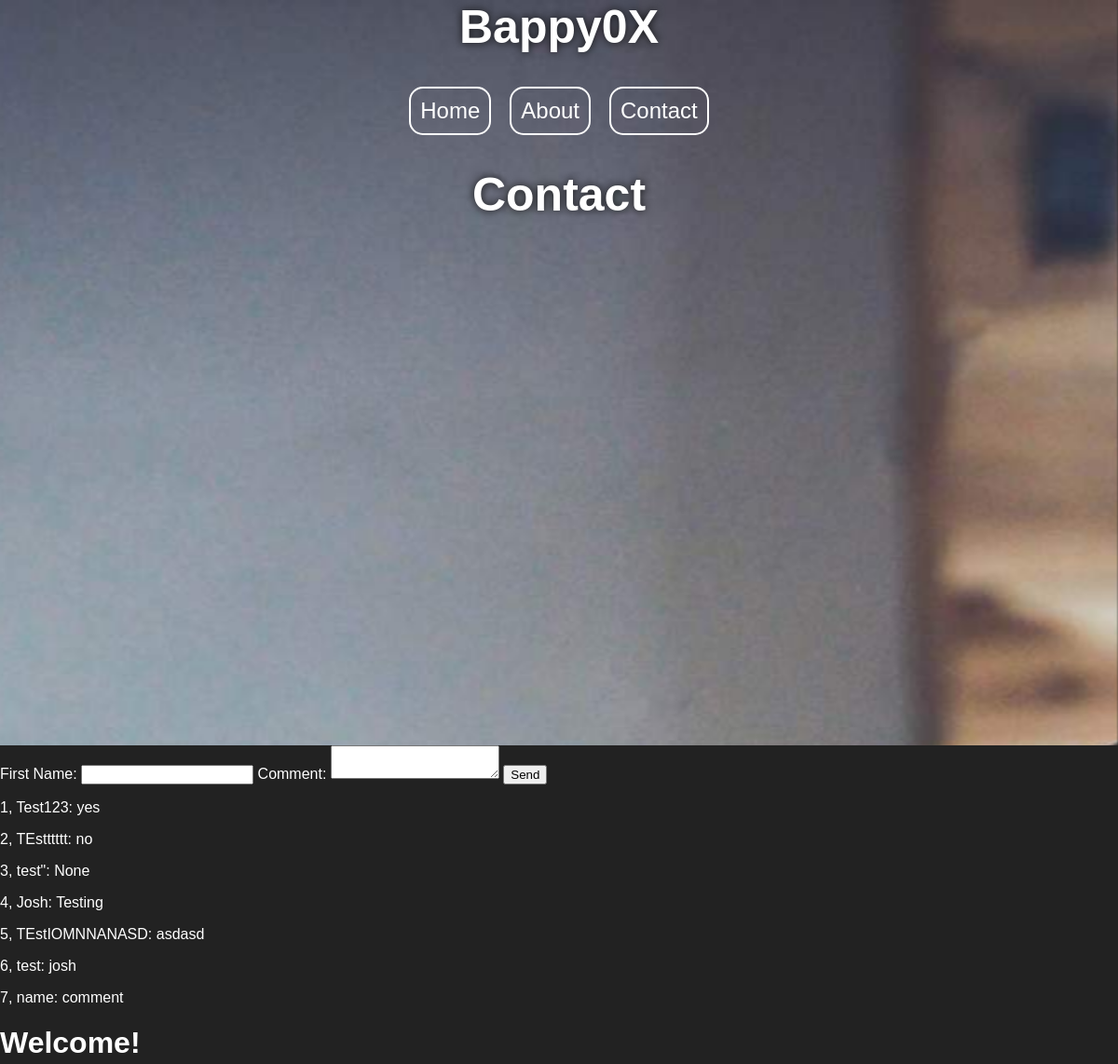
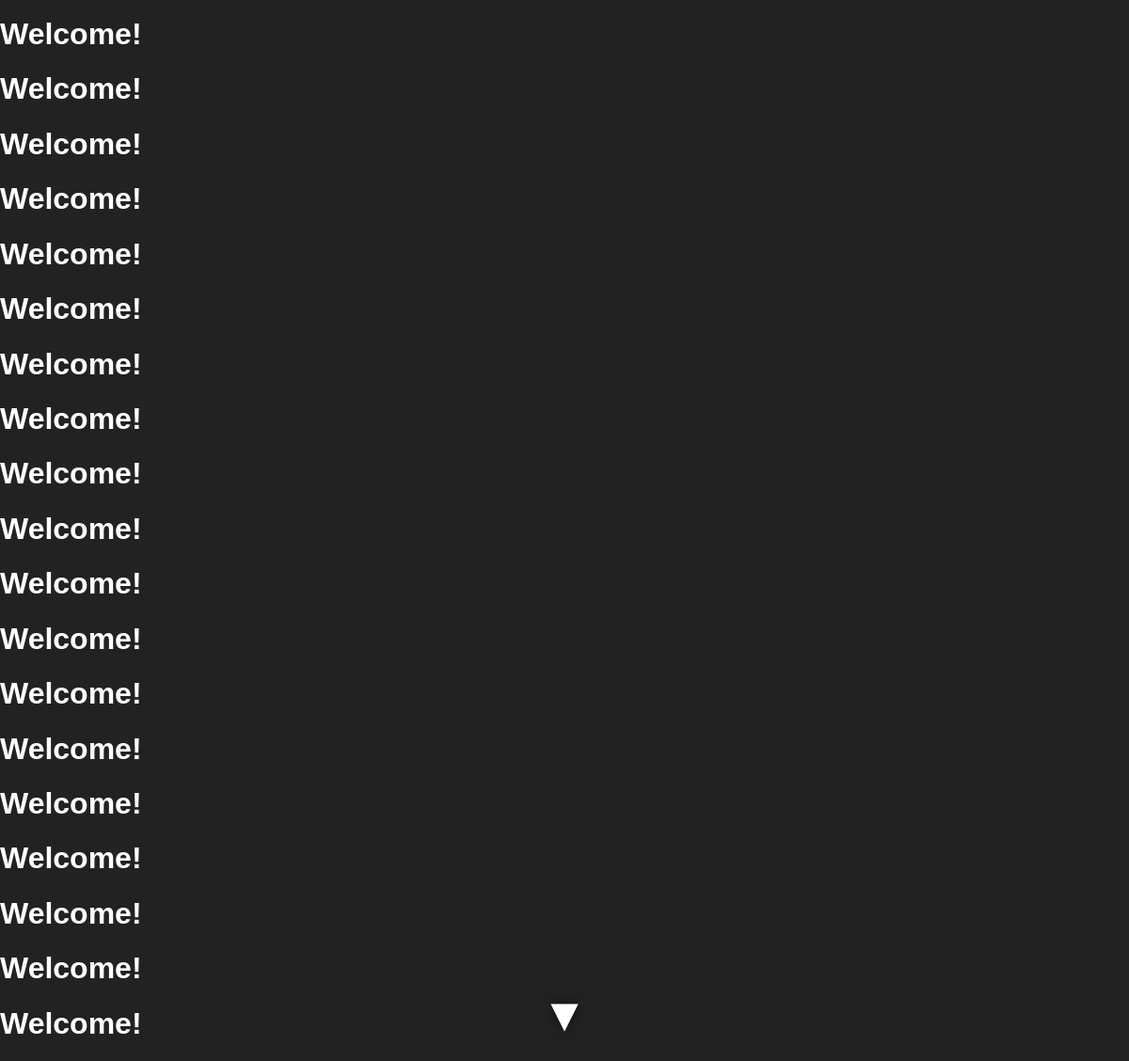
The app's page /contact with its own data (2 pictures, top to bottom).
### sql/models.py (models this page shows, shortened)
class comment(db.Model):
    id = db.Column(db.Integer, primary_key=True)
    name = db.Column(db.String(255))
    text = db.Column(db.String(255))
    def __repr__(self):
        return f"{self.id}, {self.name}: {self.text}"

### views.py (the view)
@main.route("/contact")
def contact():
    return render_template("pages/contact.html", parallax=True, contacts=comment.query.all())

### templates/pages/contact.html (shortened to what this page needs)
{% extends "base.html" %}
{% block parallax_style %}style="background-image: url('{{ url_for('static', filename='img/src2.jpg') }}')"{% endblock %}
{% block parallax_title %}Contact{% endblock %}
{% block content %}
<form method="POST">
    First Name: <input type="text" name="name">
    Comment: <textarea name="text"></textarea>
    <input type="submit" value="Send">
</form>
{% for i in contacts %}
<p>{{ i }}</p>
{% endfor %}
{% for i in range(20) %}
<h1>Welcome!</h1>
{% endfor %}
{% endblock %}

### templates/base.html (shortened to what this page needs)
<!DOCTYPE html>
<html lang="en">
<head>
    <link rel="stylesheet" type="text/css" href="{{ url_for('static', filename='css/main.css') }}">
</head>
<body>
    {% if parallax %}
    <div class="parallax" {% block parallax_style %}{% endblock %}>
        <h1>Bappy0X</h1>
        <div id="nav-bar" class="box-list">
            <ul>
                <li><a href="{{ url_for('main.index') }}">Home</a></li>
                <li><a href="{{ url_for('main.about') }}">About</a></li>
                <li><a href="{{ url_for('main.contact') }}">Contact</a></li>
            </ul>
        </div>
        <h1>{% block parallax_title %}{% endblock %}</h1>
        <p onclick="scrollDown()">▼</p>
    </div>
    {% endif %}
    {% block content %}{% endblock %}
</body>
</html>

### static/css/main.css (style rules this page uses)
body { font-family: 'Trebuchet MS', 'Lucida Sans Unicode', 'Lucida Grande', 'Lucida Sans', Arial, sans-serif; margin: 0; background-color: #222; color: white; }
a { color: inherit; text-decoration: none; }
.parallax { height: 100vh; text-align: center; background-size: cover; background-attachment: fixed; background-repeat: no-repeat; background-position: center; }
.parallax h1, .parallax p { text-shadow: 0 0 10px #111; font-size: 50px; margin: 0; }
.parallax p { margin: 20px auto; position: absolute; bottom: 0; width: 100%; cursor: pointer; }
.box-list { margin: 25px auto; display: table; }
.box-list ul { margin: 0; list-style: none; display: table-row; }
.box-list li { display: table-cell; }
#nav-bar a { display: block; font-size: 1.5em; border: 2px solid white; border-radius: 15px; padding: 10px; margin: 10px; }

### records on screen
comment: id+name+text "1, Test123: yes"
comment: id+name+text "2, TEstttttt: no"
comment: id+name+text "3, test\": None"
comment: id+name+text "4, Josh: Testing"
comment: id+name+text "5, TEstIOMNNANASD: asdasd"
comment: id+name+text "6, test: josh"
comment: id+name+text "7, name: comment"
